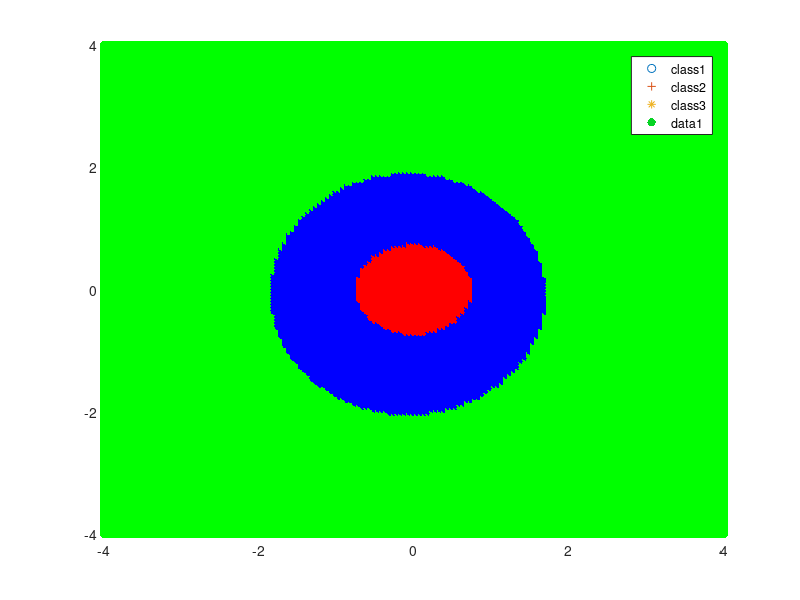

The MATLAB script that drew this image: (Note: this script raises an error after producing the figure.)
clc;
clear;
close all;

%% Loading the data
train1 = importdata('class1_train.txt');
test1 = importdata('class1_test.txt');
train2 = importdata('class2_train.txt');
test2 = importdata('class2_test.txt');
train3 = importdata('class3_train.txt');
test3 = importdata('class3_test.txt');

total_train = [train1; train2; train3];
total_test = [test1; test2; test3];
actual_class(1:size(total_test,1),1:1) = 0;
actual_class(1:60,1) = 1;
actual_class(61:180,1) = 2;
actual_class(181:340,1) = 3;
%% Code
mean1 = mean(train1);
% mean1 will be row vector containing the mean of each column
mean2 = mean(train2);
mean3 = mean(train3);

cov1 = cov(train1);
% C = cov(A)
% If A is a matrix whose columns represent random variables and whose rows 
% represent observations, C is the covariance matrix with the corresponding
% column variances along the diagonal.
cov2 = cov(train2);
cov3 = cov(train3);

predicted_class(1:size(total_test,1),1:1) = 0;
for p = 1:size(total_test,1)
    x = total_test(p,:);
    pxy1 = 1;
    for j = 1:size(x,2)
        first_term = 1./sqrt(2*pi*cov1(j,j));
        second_term = -0.5*(x(1,j)-mean1(1,j))^2 ./(cov1(j,j));
        pxy1 = pxy1*(first_term)*exp(second_term);
    end
    pxy1 = pxy1*(size(train1,1)./size(total_train,1));

    pxy2 = 1;
    for j = 1:size(x,2)
        first_term = 1./sqrt(2*pi*cov2(j,j));
        second_term = -0.5*(x(1,j)-mean2(1,j))^2 ./(cov2(j,j));
        pxy2 = pxy2*(first_term)*exp(second_term);
    end
    pxy2 = pxy2*(size(train2,1)./size(total_train,1));

    pxy3 = 1;
    for j = 1:size(x,2)
        first_term = 1./sqrt(2*pi*cov3(j,j));
        second_term = -0.5*(x(1,j)-mean3(1,j))^2 ./(cov3(j,j));
        pxy3 = pxy3*(first_term)*exp(second_term);
    end
    pxy3 = pxy3*(size(train3,1)./size(total_train,1));

    pxy = [pxy1;pxy2;pxy3];
    [B2,I2] = sort(pxy);
    % ascending order sorting
    predicted_class(p,1) = I2(end,1);
end
%% Post processing
[C,order] = confusionmat(actual_class,predicted_class);
accuracy = (sum(diag(C))./size(total_test,1))*100;
scatter(train1(:,1),train1(:,2),'red')
hold on
scatter(train2(:,1),train2(:,2),'blue','+')
hold on
scatter(train3(:,1),train3(:,2),'green','*')
hold on
legend('class1', 'class2','class3','Location','Best');

%% Decision region plot
xrange(1:300,1) = 0;
yrange(1:300,1) = 0;
color_matrix(1:300,1:3) = 0;
i = 1;
for xvalue = -4:0.05:4
    for yvalue = -4:0.05:4
        xrange(i,1) = xvalue;
        yrange(i,1) = yvalue;
        point = [xvalue yvalue];
        pxy1 = 1;
        for j = 1:size(point,2)
            first_term = 1./sqrt(2*pi*cov1(j,j));
            second_term = -0.5*(point(1,j)-mean1(1,j))^2 ./(cov1(j,j));
            pxy1 = pxy1*(first_term)*exp(second_term);
        end
        pxy1 = pxy1*(size(train1,1)./size(total_train,1));

        pxy2 = 1;
        for j = 1:size(point,2)
            first_term = 1./sqrt(2*pi*cov2(j,j));
            second_term = -0.5*(point(1,j)-mean2(1,j))^2 ./(cov2(j,j));
            pxy2 = pxy2*(first_term)*exp(second_term);
        end
        pxy2 = pxy2*(size(train2,1)./size(total_train,1));

        pxy3 = 1;
        for j = 1:size(point,2)
            first_term = 1./sqrt(2*pi*cov3(j,j));
            second_term = -0.5*(point(1,j)-mean3(1,j))^2 ./(cov3(j,j));
            pxy3 = pxy3*(first_term)*exp(second_term);
        end
        pxy3 = pxy3*(size(train3,1)./size(total_train,1));

        pxy = [pxy1;pxy2;pxy3];
        [~,I] = max(pxy);

        if I == 1
           color_matrix(i,:) = [1 0 0];%red
        else
            if I == 2
                color_matrix(i,:) = [0 0 1];%blue
            else
                color_matrix(i,:) = [0 1 0];%green
            end
        end
        i = i+1;
    end
end
% color_matrix_vector = char(color_matrix);
s = scatter(xrange,yrange,[],color_matrix,'filled');
s.Marker = 's';
% s.LineWidth = 0.01;
s.MarkerFaceAlpha = 0.05;
s.MarkerEdgeAlpha = 0.05;